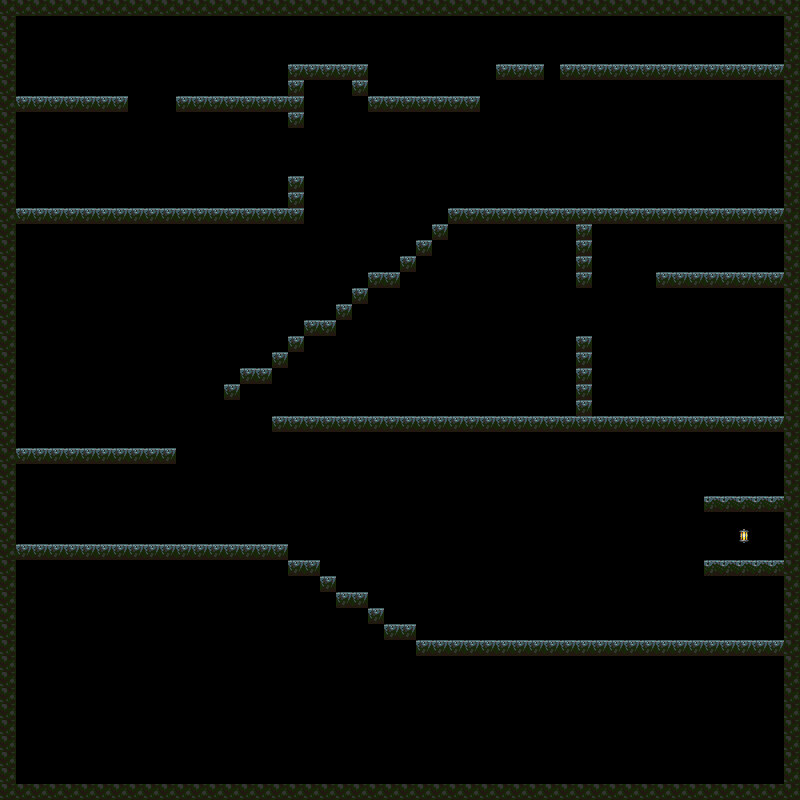

A 2D game scene composited from a Tiled map and its tileset images. What follows is a short description and the map's XML, with each tile layer's data collapsed to a summary:
An orthogonal 50x50 tile map with 16x16 px tiles, 1 tile layer (cave), 1 hidden layer not drawn, 2 tilesets.

<map version="1.0" orientation="orthogonal" renderorder="right-down" width="50" height="50" tilewidth="16" tileheight="16">
 <tileset firstgid="1" name="collision" tilewidth="16" tileheight="16">
  <image source="collisiontiles.png" width="96" height="32" />
 </tileset>
 <tileset firstgid="13" name="cave" tilewidth="16" tileheight="16">
  <image source="cave.png" width="128" height="48" />
 </tileset>
 <layer name="cave" width="50" height="50">
  <data>[2500 cells, 416 non-empty, 4 distinct tile ids]</data>
 </layer>
 <layer name="collision" width="50" height="50" visible="0">
  <data>[2500 cells, 418 non-empty, 1 distinct tile ids]</data>
 </layer>
</map>